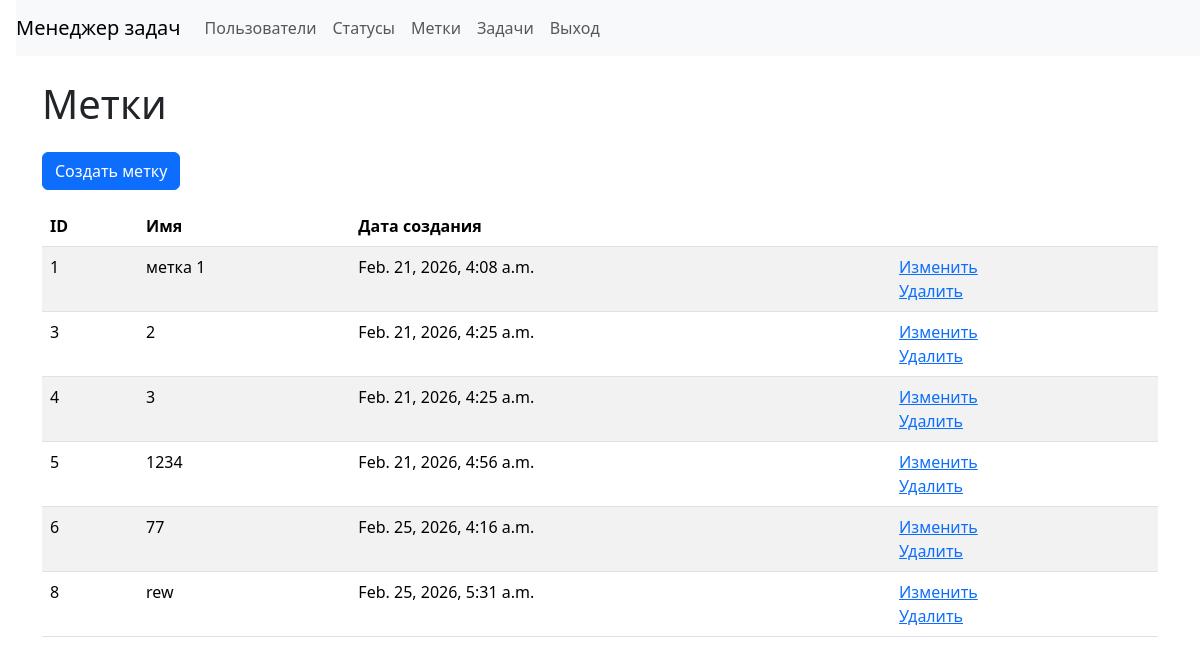
The page /labels/ (signed in) on the database as committed earlier.
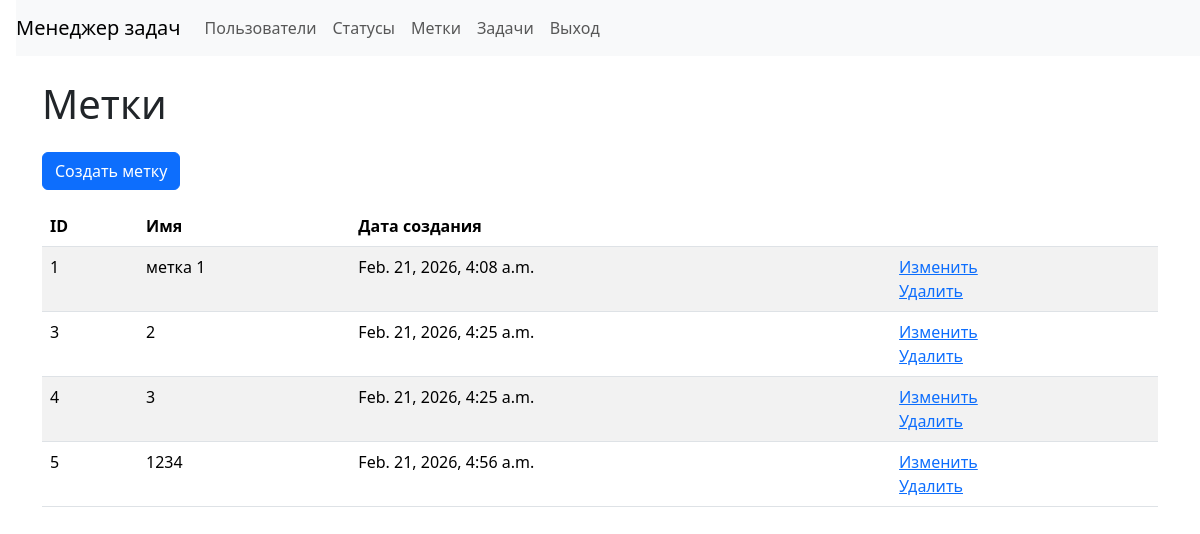
The same page on the database as committed later.
### src/task_manager/models.py (models this page shows, shortened)
class Label(models.Model):
    name = models.CharField(max_length=255, unique=True, verbose_name='Имя')
    created_at = models.DateTimeField(auto_now_add=True, verbose_name='Дата создания')

### src/task_manager/views.py (the view)
# urls.py: path("labels/", LabelsListView.as_view(), name="labels_list"),
class LabelsListView(LoginRequiredMixin, ListView):
    model = Label
    template_name = "labels/list.html"
    context_object_name = "labels"

### src/templates/labels/list.html
{% extends "layouts/base.html" %}
{% block content %}
<h1 class="my-4">
    Метки
</h1>
<a class="btn btn-primary mb-3" href="{% url 'label_create' %}">Создать метку</a>
<table class="table table-striped">
    <thead>
        <tr>
            <th>ID</th>
            <th>Имя</th>
            <th>Дата создания</th>
            <th></th>
        </tr>
    </thead>
    <tbody>
        {% for label in labels %}
        <tr>
            <td>{{ label.id }}</td>
            <td>{{ label.name }}</td>
            <td>{{ label.created_at }}</td>
            <td>
                <a href="{% url 'label_update' label.id %}">Изменить</a>
                <br>
                <a href="{% url 'label_delete' label.id %}">Удалить</a>
            </td>
        </tr>
        {% endfor %}
    </tbody>
</table>
{% endblock %}

### src/templates/layouts/base.html (shortened to what this page needs)
<!DOCTYPE html>
<html lang="ru-ru">
<head>
  <link rel="stylesheet" href="https://cdn.jsdelivr.net/npm/bootstrap@5.3.3/dist/css/bootstrap.min.css"
>
</head>
<body class="d-flex flex-column min-vh-100">
  <nav class="navbar navbar-expand-lg navbar-light bg-light ms-3">
    <a class="navbar-brand" href="{% url 'index' %}">Менеджер задач</a>
    <div class="collapse navbar-collapse" id="navbarToggleExternalContent">
      <ul class="navbar-nav mr-auto">
        <li class="nav-item">
          <a class="nav-link" href="{% url 'users_list' %}">Пользователи</a>
        </li>
        {% if user.is_authenticated %}
        <li class="nav-item">
          <a class="nav-link" href="{% url 'statuses_list' %}">Статусы</a>
        </li>
        <li class="nav-item">
          <a class="nav-link" href="{% url 'labels_list' %}">Метки</a>
        </li>
        <li class="nav-item">
          <a class="nav-link" href="{% url 'tasks_list' %}">Задачи</a>
        </li>
        {% endif %}
      </ul>
      <ul class="navbar-nav">
        {% if user.is_authenticated %}
        <form action="{% url 'logout' %}" method="post">
          <input class="btn nav-link" type="submit" value="Выход">
        </form>
        {% endif %}
      </ul>
    </div>
  </nav>
  <div class="container wrapper flex-grow-1">
    {% block content %}{% endblock %}
  </div>
</body>
</html>

Rows that differ between the two databases and show on the page:
removed Label: id "6", name "77", created_at "Feb. 25, 2026, 4:16 a.m."
removed Label: id "8", name "rew", created_at "Feb. 25, 2026, 5:31 a.m."
